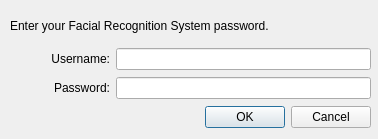
<?xml version="1.0" encoding="UTF-8"?>
<ui version="4.0">
 <class>Dialog</class>
 <widget class="QDialog" name="Dialog">
  <property name="geometry">
   <rect>
    <x>0</x>
    <y>0</y>
    <width>378</width>
    <height>139</height>
   </rect>
  </property>
  <property name="windowTitle">
   <string>Facial Recognition System Login</string>
  </property>
  <widget class="QWidget" name="verticalLayoutWidget">
   <property name="geometry">
    <rect>
     <x>10</x>
     <y>10</y>
     <width>361</width>
     <height>121</height>
    </rect>
   </property>
   <layout class="QVBoxLayout" name="verticalLayout">
    <item>
     <widget class="QLabel" name="label_3">
      <property name="maximumSize">
       <size>
        <width>16777215</width>
        <height>30</height>
       </size>
      </property>
      <property name="text">
       <string>Enter your Facial Recognition System password.</string>
      </property>
     </widget>
    </item>
    <item>
     <layout class="QHBoxLayout" name="horizontalLayout">
      <property name="sizeConstraint">
       <enum>QLayout::SetDefaultConstraint</enum>
      </property>
      <item>
       <widget class="QLabel" name="userName">
        <property name="minimumSize">
         <size>
          <width>100</width>
          <height>0</height>
         </size>
        </property>
        <property name="maximumSize">
         <size>
          <width>16777215</width>
          <height>20</height>
         </size>
        </property>
        <property name="text">
         <string>Username:</string>
        </property>
        <property name="alignment">
         <set>Qt::AlignRight|Qt::AlignTrailing|Qt::AlignVCenter</set>
        </property>
       </widget>
      </item>
      <item>
       <widget class="QLineEdit" name="userNameField"/>
      </item>
     </layout>
    </item>
    <item>
     <layout class="QHBoxLayout" name="horizontalLayout_2">
      <item>
       <widget class="QLabel" name="password">
        <property name="minimumSize">
         <size>
          <width>100</width>
          <height>0</height>
         </size>
        </property>
        <property name="text">
         <string>Password:</string>
        </property>
        <property name="alignment">
         <set>Qt::AlignRight|Qt::AlignTrailing|Qt::AlignVCenter</set>
        </property>
       </widget>
      </item>
      <item>
       <widget class="QLineEdit" name="passwordField">
        <property name="echoMode">
         <enum>QLineEdit::Password</enum>
        </property>
       </widget>
      </item>
     </layout>
    </item>
    <item>
     <widget class="QDialogButtonBox" name="buttonBox">
      <property name="orientation">
       <enum>Qt::Horizontal</enum>
      </property>
      <property name="standardButtons">
       <set>QDialogButtonBox::Cancel|QDialogButtonBox::Ok</set>
      </property>
     </widget>
    </item>
   </layout>
  </widget>
 </widget>
 <resources/>
 <connections>
  <connection>
   <sender>buttonBox</sender>
   <signal>accepted()</signal>
   <receiver>Dialog</receiver>
   <slot>accept()</slot>
   <hints>
    <hint type="sourcelabel">
     <x>248</x>
     <y>254</y>
    </hint>
    <hint type="destinationlabel">
     <x>157</x>
     <y>274</y>
    </hint>
   </hints>
  </connection>
  <connection>
   <sender>buttonBox</sender>
   <signal>rejected()</signal>
   <receiver>Dialog</receiver>
   <slot>reject()</slot>
   <hints>
    <hint type="sourcelabel">
     <x>316</x>
     <y>260</y>
    </hint>
    <hint type="destinationlabel">
     <x>286</x>
     <y>274</y>
    </hint>
   </hints>
  </connection>
 </connections>
</ui>
